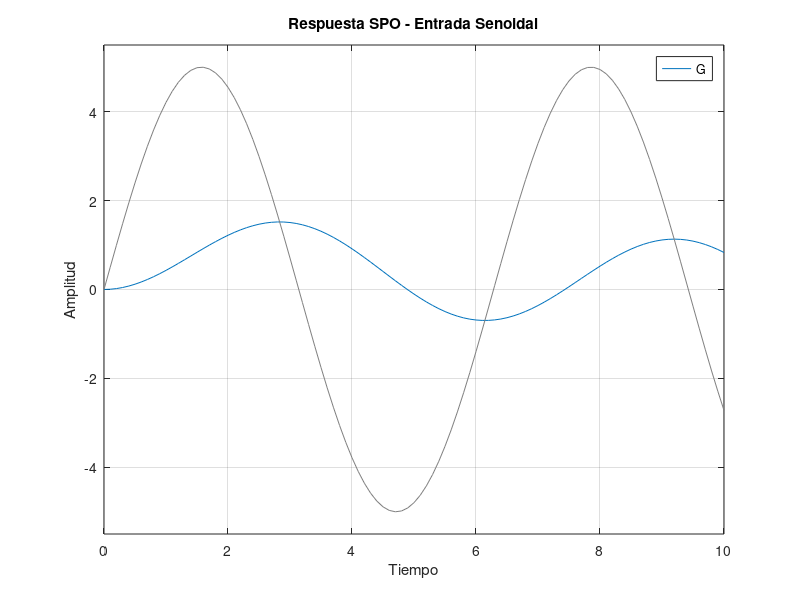

The MATLAB source for this figure:
%% Respuesta Escalón - SPO
clc

Tau1 = 0.1;
Tau2 = 0.2;

num = [1];
den = [Tau1 1];
G1 = tf(num, den)

num2 = [1];
den2 = [Tau2 1];
G2 = tf(num, den)

step(G1, G2)
    title('Respuesta al Escalon - Sistema de Primer Orden')
    ylabel('Amplitud')
    xlabel('Tiempo')
    legend('C1(t) Tau 0.1', 'C2(t) Tau 0.2')

%% Funcion Senoidal - SPO
t = (0:0.1:10);
u = 5*sin(t);

num = [1];
den = [5 1];
G = tf(num, den);

% Definimos la entrda senoidal
lsim(G, u, t)
    % esta desfasada y atenuada, la amplitud es menor, tiene la misma frecuencia
    title('Respuesta SPO - Entrada Senoidal')
    xlabel('Tiempo')
    ylabel('Amplitud')

    